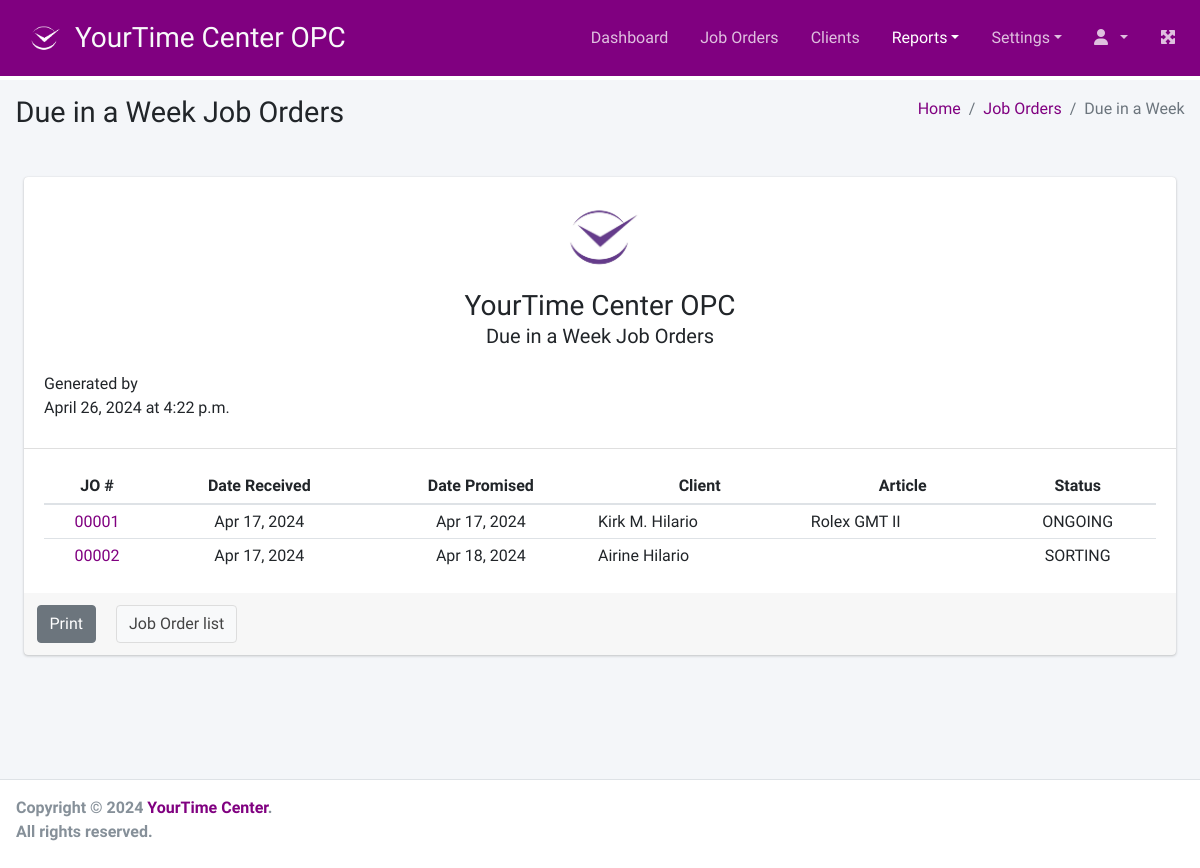
Page /reports/due on the committed database.
### joborder/models.py (models this page shows, shortened)
class JobOrder(models.Model):
    client = models.ForeignKey(
        Client,
        verbose_name=_("Client"),
        related_name="client_jo",
        on_delete=models.CASCADE
    )
    watch = models.OneToOneField(
        Watch,
        verbose_name=_("Watch"),
        related_name="watch_jo",
        on_delete=models.CASCADE,
        null=True, blank=True
    )
    repair_work = models.ForeignKey(
        RepairWork,
        verbose_name=_("Repair Work"),
        related_name="repair_work_jo",
        on_delete=models.CASCADE,
        null=True, blank=True
    )
    notices = models.TextField(
        _("Notices"),
        null=True, blank=True
    )
    condition = models.CharField(
        _("Condition"),
        max_length=254,
        null=True, blank=True
    )
    external_case_and_bracelet = models.ForeignKey(
        ExternalCaseAndBracelet,
        verbose_name=_("External Case and Bracelet"),
        related_name="case_bracelet_jo",
        on_delete=models.CASCADE,
        null=True, blank=True
    )
    warranty = models.ForeignKey(
        Warranty,
        verbose_name=_("Warranty"),
        related_name="warranty",
        on_delete=models.CASCADE,
        null=True, blank=True
    )
    assigned_technician = models.ForeignKey(
        Employee,
        verbose_name=_("Assigned Technician"),
        related_name="assigned_technician_jo",
        on_delete=models.CASCADE,
        null=True, blank=True
    )
    current_status = models.CharField(
        _("Current Status"),
        max_length=25,
        choices=JO_STATUS,
        default='SORTING'
    )
    created_at = models.DateField(auto_now_add=True)
    promise_date = models.DateField(
        _("Promise Date"),
        null=True, blank=True,
        default=timezone.now
    )
    objects = models.Manager()
    conditions = Conditions()
    overdues = OverDues()
    due_in_a_week = DueInAWeek()
    open_jobs = OpenJobOrders()

class Watch(models.Model):
    article = models.CharField(
        _("Article"),
        max_length=100,
        null=False, blank=False
    )
    serial_number = models.CharField(
        _("Serial Number"),
        max_length=100,
        null=True, blank=True
    )
    case_number = models.CharField(
        _("Case Number"),
        max_length=100,
        null=True, blank=True
    )
    dial = models.CharField(
        _("Dial"),
        max_length=100,
        null=True, blank=True
    )
    bracelet = models.CharField(
        _("Bracelet"),
        max_length=100,
        null=True, blank=True
    )
    component = models.CharField(
        _("Components"),
        max_length=100,
        null=True, blank=True
    )
    watch_movement = models.ForeignKey(
        WatchMovement,
        verbose_name=_("Watch Movement"),
        related_name="movement_watches",
        on_delete=models.CASCADE,
        null=True, blank=True
    )
    movement_caliber = models.ForeignKey(
        WatchCaliber,
        verbose_name=_("Movement Caliber"),
        related_name="caliber_watches",
        on_delete=models.CASCADE,
        null=True, blank=True
    )
    movement_number = models.CharField(
        _("Movement Number"),
        max_length=100,
        null=True, blank=True
    )
    aesthetic_defect = models.CharField(
        _("Aesthetic Defects"),
        max_length=254,
        null=True, blank=True
    )
    owner = models.ForeignKey(
        Client,
        verbose_name=_("Owner"),
        related_name="watch_owner",
        on_delete=models.CASCADE
    )
    for_him = models.BooleanField(
        _("For Him?"),
        default=True
    )
    for_her = models.BooleanField(
        _("For Her?"),
        default=True
    )
    objects = models.Manager()
    articles = Articles()
    dials = Dials()
    bracelets = Bracelets()
    components = Components()
    aesthetic_defects = AestheticDefects()

### client/models.py (models this page shows, shortened)
class Client(models.Model):
    name = models.CharField(
        _("Name"),
        max_length=254,
        null=False, blank=False
    )
    address = models.TextField()
    mob_num = models.CharField(
        _("Mobile Number"),
        max_length=100,
        null=False, blank=False)
    tel_num = models.CharField(
        _("Telephone Number"),
        max_length=100,
        null=True, blank=True)
    email = models.EmailField(
        _("Email Address"),
        max_length=254,
        null=True, blank=True)
    created_at = models.DateTimeField(auto_now_add=True)
    updated_at = models.DateTimeField(auto_now=True)
    is_active = models.BooleanField(default=True)
    def __str__(self):
        return self.name.title()

### report/views.py (the view)
# urls.py: path('due', views.due_report, name='jo_due_report'),
def due_report(request):
    type = request.GET.get('type')
    dues = JobOrder.overdues.all()
    if type == 'week':
        dues = JobOrder.due_in_a_week.all()
    context = {
        'dues': dues,
        'type': 'Past Due' if type == 'past' else 'Due in a Week',
    }
    return render(request, 'report/due.html', context=context)

### joborder/models.py (called while the page is built)
    def get_queryset(self):
        return super().get_queryset().filter(
            promise_date__lt=datetime.now().date()).filter(
                current_status__in=OPEN_STATUSES).order_by('promise_date')

### templates/report/due.html (shortened to what this page needs)
{% extends '../base.html' %}
{% load static %}
{% load humanize %}
{% load form_tags %}
{% block page_title %}{{ type }} Job Orders{% endblock page_title %}
{% block breadcrumb %}
    <li class="breadcrumb-item"><a href="{% url 'dashboard' %}">Home</a></li>
    <li class="breadcrumb-item"><a href="{% url 'jo_list' %}">Job Orders</a></li>
    <li class="breadcrumb-item active">{{ type }}</li>
{% endblock breadcrumb %}
{% block main_content %}
    <div class="card m-4">
        <div class="card-header text-center">
            <img src="{% static 'img/logo-purple.jpg' %}" alt="YourTime Center OPC" class="img-fluid" style="max-width: 100px;">
            <h3>YourTime Center OPC</h3>
            <h5 class="card-subtitle mb-2">{{ type }} Job Orders</h5>
            <div class="card-text mt-4 text-left">
                <p>Generated by {{ user.get_full_name }}<br />
                {% now "F j, Y" %} at {% now "P" %}</p>
            </div>
        </div>
        <div class="card-body">
            <table class="table table-hover table-sm">
                <thead>
                    <tr>
                        <th class="text-center">JO #</th>
                        <th class="text-center">Date Received</th>
                        <th class="text-center">Date Promised</th>
                        <th class="text-center">Client</th>
                        <th class="text-center">Article</th>
                        <th class="text-center">Status</th>
                    </tr>
                </thead>
                <tbody>
                    {% if dues %}
                        {% for due in dues %}
                            <tr>
                                <td class="text-center">
                                    <a href="{% url 'jo_details' due.pk %}">{{ due.pk|stringformat:"05d" }}</a>
                                </td>
                                <td class="text-center">{{ due.created_at|date:"M d, Y" }}</td>
                                <td class="text-center">{{ due.promise_date|date:"M d, Y" }}</td>
                                <td>{{ due.client }}</td>
                                <td>{{ due.watch.article }}</td>
                                <td class="text-center">{{ due.current_status }}</td>
                            </tr>
                        {% endfor %}
                    {% else %}
                    <tr>
                        <td colspan="6" class="text-center text-muted">No records found.</td>
                    </tr>
                    {% endif %}
                </tbody>
            </table>
        </div>
        <div class="card-footer no-print">
            <div class="row">
                <button type="button" class="btn btn-secondary card-link" onclick="window.print()">Print</button>
                <a href="{% url 'jo_list' %}" class="btn btn-default card-link">Job Order list</a>
            </div>
        </div>
    </div>
{% endblock main_content %}

### static/css/style.css (style rules this page uses)
body { --primary-color: #800080; --secondary-color: #ADFF2F; }
a { color: var(--primary-color); }

### rows in the picture
JobOrder: pk "00001", created_at "Apr 17, 2024", promise_date "Apr 17, 2024", client "Kirk M. Hilario", watch.article "Rolex GMT II", current_status "ONGOING"
JobOrder: pk "00002", created_at "Apr 17, 2024", promise_date "Apr 18, 2024", client "Airine Hilario", current_status "SORTING"

### other values in the picture
{{ type }} "Due in a Week"
